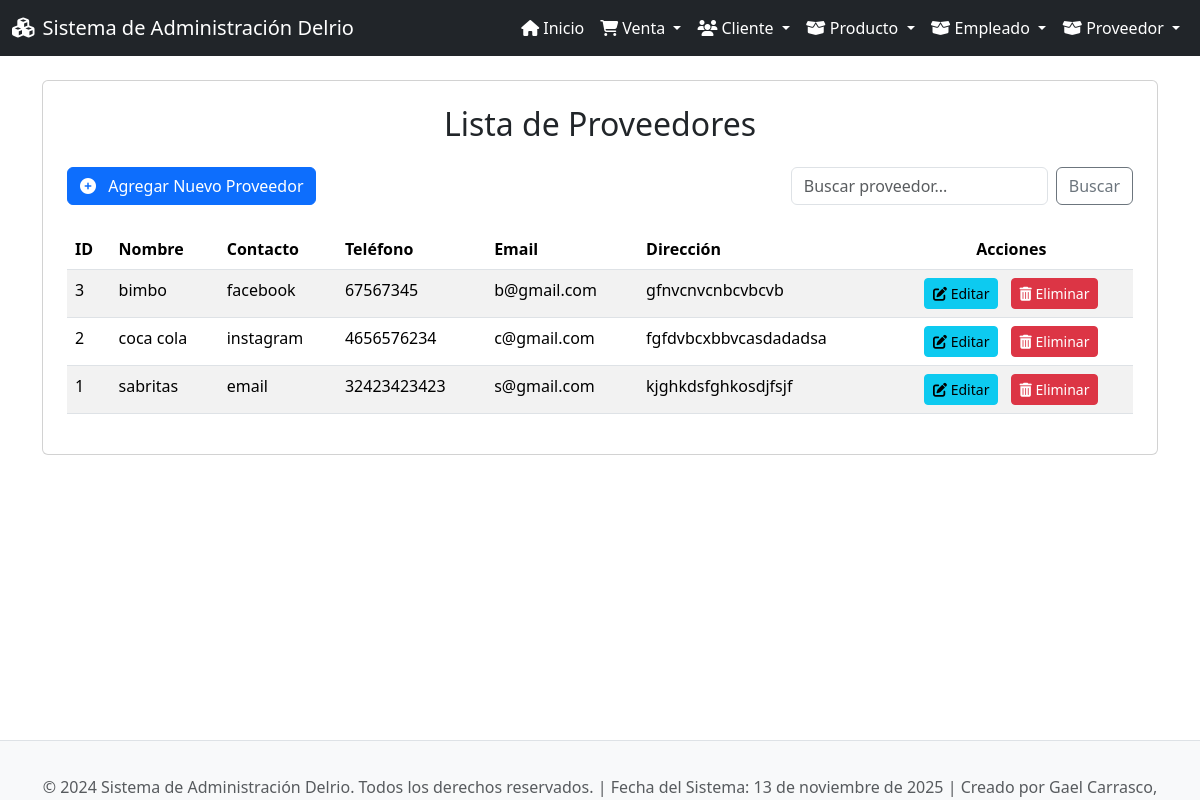
Screenshot of /proveedores/ with the database file from the repository.
### app_Delrio/models.py (models this page shows, shortened)
class Proveedor(models.Model):
    id_prov = models.IntegerField(primary_key=True)
    nom_prov = models.CharField(max_length=255)     # nom_prov (company name)
    contacto_prov = models.CharField(max_length=255) # contacto_prov (contact person)
    tel_prov = models.CharField(max_length=50)       # tel_prov (phone number)
    C_E_prov = models.CharField(max_length=255)     # C_E_prov (email)
    direc_prov = models.TextField()                  # direc_prov (address)

### app_Delrio/views.py (the view)
# urls.py: path('proveedores/', views.ver_proveedores, name='ver_proveedores'),
def ver_proveedores(request):
    query = request.GET.get('q')
    if query:
        proveedores = Proveedor.objects.filter(
            Q(nom_prov__icontains=query) |
            Q(contacto_prov__icontains=query) |
            Q(C_E_prov__icontains=query)
        ).order_by('nom_prov')
    else:
        proveedores = Proveedor.objects.all().order_by('nom_prov')
    return render(request, 'proveedores/ver_proveedores.html', {'proveedores': proveedores})

### app_Delrio/templates/proveedores/ver_proveedores.html (shortened to what this page needs)
{% extends 'base.html' %}
{% block content %}
<div class="card p-4">
    <h2 class="card-title text-center mb-4">Lista de Proveedores</h2>
    <div class="mb-4 d-flex justify-content-between align-items-center">
        <a href="{% url 'agregar_proveedor' %}" class="btn btn-primary">
            <i class="fas fa-plus-circle me-2"></i> Agregar Nuevo Proveedor
        </a>
        <form class="d-flex" role="search" method="GET" action="{% url 'ver_proveedores' %}">
            <input class="form-control me-2" type="search" placeholder="Buscar proveedor..." aria-label="Search" name="q" value="{{ request.GET.q }}">
            <button class="btn btn-outline-secondary" type="submit">Buscar</button>
        </form>
    </div>
    {% if proveedores %}
    <div class="table-responsive">
        <table class="table table-hover table-striped">
            <thead>
                <tr>
                    <th scope="col">ID</th>
                    <th scope="col">Nombre</th>
                    <th scope="col">Contacto</th>
                    <th scope="col">Teléfono</th>
                    <th scope="col">Email</th>
                    <th scope="col">Dirección</th>
                    <th scope="col" class="text-center">Acciones</th>
                </tr>
            </thead>
            <tbody>
                {% for proveedor in proveedores %}
                <tr>
                    <td>{{ proveedor.id_prov }}</td>
                    <td>{{ proveedor.nom_prov }}</td>
                    <td>{{ proveedor.contacto_prov }}</td>
                    <td>{{ proveedor.tel_prov }}</td>
                    <td>{{ proveedor.C_E_prov }}</td>
                    <td>{{ proveedor.direc_prov }}</td>
                    <td class="text-center">
                        <a href="{% url 'actualizar_proveedor' proveedor.id_prov %}" class="btn btn-info btn-sm me-2" title="Editar">
                            <i class="fas fa-edit"></i> Editar
                        </a>
                        <a href="{% url 'borrar_proveedor' proveedor.id_prov %}" class="btn btn-danger btn-sm" title="Eliminar">
                            <i class="fas fa-trash-alt"></i> Eliminar
                        </a>
                    </td>
                </tr>
                {% endfor %}
            </tbody>
        </table>
    </div>
    {% else %}
    <div class="alert alert-warning text-center" role="alert">
        No hay proveedores registrados o no se encontraron resultados para la búsqueda.
    </div>
    {% endif %}
</div>
{% endblock %}

### app_Delrio/templates/base.html (style rules this page uses)
body { display: flex; flex-direction: column; min-height: 100vh; }

### rows the page displays
Proveedor: id_prov "3", nom_prov "bimbo", contacto_prov "facebook", tel_prov "67567345", C_E_prov "b@gmail.com", direc_prov "gfnvcnvcnbcvbcvb"
Proveedor: id_prov "2", nom_prov "coca cola", contacto_prov "instagram", tel_prov "4656576234", C_E_prov "c@gmail.com", direc_prov "fgfdvbcxbbvcasdadadsa"
Proveedor: id_prov "1", nom_prov "sabritas", contacto_prov "email", tel_prov "32423423423", C_E_prov "s@gmail.com", direc_prov "kjghkdsfghkosdjfsjf"
